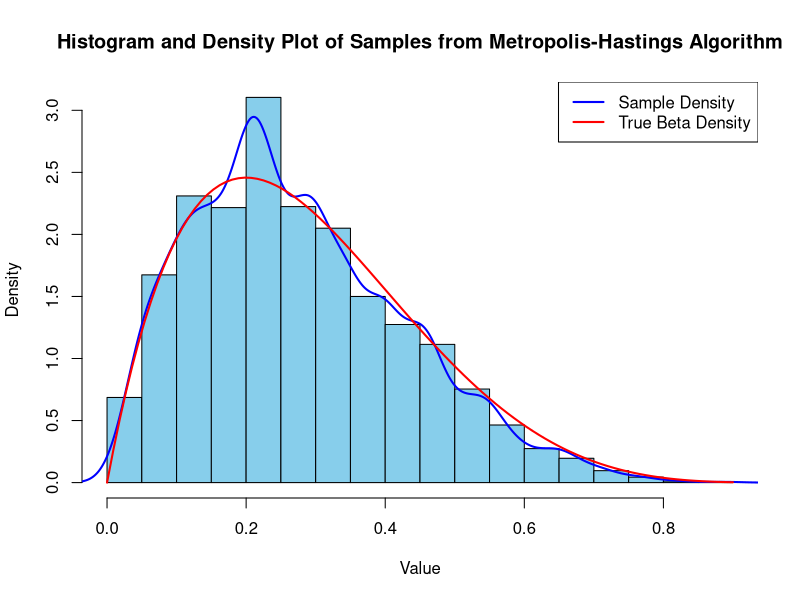

The R source for this figure:
# Load necessary libraries
library(coda)  # for effectiveSize function
library(ggplot2)

# Define target distribution: Beta distribution with alpha = 2, beta = 5
alpha <- 2
beta <- 5
target_density <- function(x) {
  if (x < 0 || x > 1) return(0)
  return(dbeta(x, shape1 = alpha, shape2 = beta))
}

# Define asymmetric proposal distribution: Chi-squared distribution centered at current point
proposal_distribution <- function(x) {
  return(rchisq(1, df = 2) + x - 1)  # Adjusting to center around the current point
}

# Metropolis-Hastings algorithm
metropolis_hastings <- function(num_samples, initial_value) {
  samples <- numeric(num_samples)
  samples[1] <- initial_value
  
  for (t in 2:num_samples) {
    current_x <- samples[t-1]
    proposed_x <- proposal_distribution(current_x)
    
    # Ensure proposed_x is within the bounds of the Beta distribution
    if (proposed_x < 0 || proposed_x > 1) {
      samples[t] <- current_x  # Reject the proposal if out of bounds
    } else {
      # Calculate the proposal density
      proposal_density_current_to_proposed <- dchisq(proposed_x - current_x + 1, df = 2)
      proposal_density_proposed_to_current <- dchisq(current_x - proposed_x + 1, df = 2)
      
      acceptance_ratio <- (target_density(proposed_x) * proposal_density_proposed_to_current) / 
        (target_density(current_x) * proposal_density_current_to_proposed)
      acceptance_ratio <- min(1, acceptance_ratio)
      
      if (runif(1) < acceptance_ratio) {
        samples[t] <- proposed_x
      } else {
        samples[t] <- current_x
      }
    }
  }
  
  return(samples)
}

# Parameters
num_samples <- 10000
burn_in <- 0
initial_value <- 0.5

# Run the Metropolis-Hastings algorithm
set.seed(123)
samples <- metropolis_hastings(num_samples, initial_value)
samples <- samples[(burn_in + 1):num_samples]

# Convert to MCMC object for analysis
mcmc_samples <- as.mcmc(samples)

# Compute the mean of the samples
sample_mean <- mean(samples)
cat("Sample Mean:", sample_mean, "\n")

# Compute the effective sample size (ESS)
ess <- effectiveSize(mcmc_samples)
cat("Effective Sample Size (ESS):", ess, "\n")

# Compute the standard error (SE) of the mean
sample_sd <- sd(samples)
se_mean <- sample_sd / sqrt(ess)
cat("Standard Error (SE) of the Mean:", se_mean, "\n")

# Plot the density of the samples and the target distribution
hist(samples, breaks = 30, probability = TRUE, col = "skyblue", border = "black",
     xlab = "Value", ylab = "Density", main = "Histogram and Density Plot of Samples from Metropolis-Hastings Algorithm")
lines(density(samples), col = "blue", lwd = 2)
curve(dbeta(x, shape1 = alpha, shape2 = beta), add = TRUE, col = "red", lwd = 2)
legend("topright", legend = c("Sample Density", "True Beta Density"), col = c("blue", "red"), lwd = 2)
